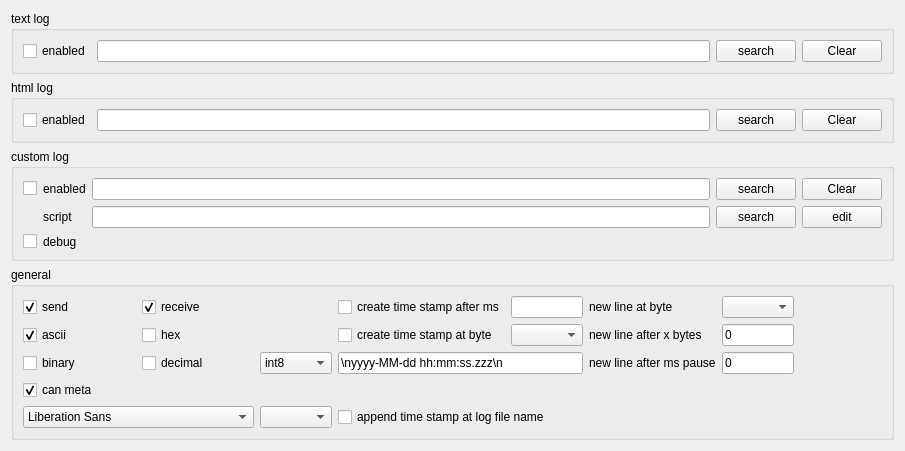
         <widget class="QWidget" name="scrollAreaWidgetContents_2">
          <property name="geometry">
           <rect>
            <x>0</x>
            <y>0</y>
            <width>905</width>
            <height>445</height>
           </rect>
          </property>
          <layout class="QVBoxLayout" name="verticalLayout_11">
           <item>
            <widget class="QGroupBox" name="groupBox_7">
             <property name="title">
              <string>text log</string>
             </property>
             <layout class="QHBoxLayout" name="horizontalLayout_15">
              <item>
               <widget class="QCheckBox" name="TextLogCheckBox">
                <property name="sizePolicy">
                 <sizepolicy hsizetype="Preferred" vsizetype="Preferred">
                  <horstretch>0</horstretch>
                  <verstretch>0</verstretch>
                 </sizepolicy>
                </property>
                <property name="toolTip">
                 <string>enable the text log</string>
                </property>
                <property name="text">
                 <string>enabled</string>
                </property>
               </widget>
              </item>
              <item>
               <widget class="DragDropLineEdit" name="logTextLineEdit">
                <property name="toolTip">
                 <string>the name/path of text log file</string>
                </property>
                <property name="readOnly">
                 <bool>true</bool>
                </property>
               </widget>
              </item>
              <item>
               <widget class="QPushButton" name="logTextLogPushButton">
                <property name="toolTip">
                 <string>search the file to store the log</string>
                </property>
                <property name="text">
                 <string>search</string>
                </property>
               </widget>
              </item>
              <item>
               <widget class="QPushButton" name="ClearTextLogPushButton">
                <property name="maximumSize">
                 <size>
                  <width>16777215</width>
                  <height>16777215</height>
                 </size>
                </property>
                <property name="toolTip">
                 <string>clear the text log</string>
                </property>
                <property name="layoutDirection">
                 <enum>Qt::LeftToRight</enum>
                </property>
                <property name="text">
                 <string>Clear</string>
                </property>
               </widget>
              </item>
             </layout>
            </widget>
           </item>
           <item>
            <widget class="QGroupBox" name="groupBox_6">
             <property name="title">
              <string>html log</string>
             </property>
             <layout class="QHBoxLayout" name="horizontalLayout_8">
              <item>
               <widget class="QCheckBox" name="HtmlLogCheckBox">
                <property name="sizePolicy">
                 <sizepolicy hsizetype="Preferred" vsizetype="Preferred">
                  <horstretch>0</horstretch>
                  <verstretch>0</verstretch>
                 </sizepolicy>
                </property>
                <property name="toolTip">
                 <string>enable the html log</string>
                </property>
                <property name="text">
                 <string>enabled</string>
                </property>
               </widget>
              </item>
              <item>
               <widget class="DragDropLineEdit" name="logHtmlLineEdit">
                <property name="toolTip">
                 <string>the name/path of html log file</string>
                </property>
                <property name="readOnly">
                 <bool>true</bool>
                </property>
               </widget>
              </item>
              <item>
               <widget class="QPushButton" name="logHtmlLogPushButton">
                <property name="toolTip">
                 <string>search the file to store the log</string>
                </property>
                <property name="text">
                 <string>search</string>
                </property>
               </widget>
              </item>
              <item>
               <widget class="QPushButton" name="ClearHtmlLogPushButton">
                <property name="maximumSize">
                 <size>
                  <width>16777215</width>
                  <height>16777215</height>
                 </size>
                </property>
                <property name="toolTip">
                 <string>clear the html log</string>
                </property>
                <property name="layoutDirection">
                 <enum>Qt::LeftToRight</enum>
                </property>
                <property name="text">
                 <string>Clear</string>
                </property>
               </widget>
              </item>
             </layout>
            </widget>
           </item>
           <item>
            <widget class="QGroupBox" name="groupBox_8">
             <property name="title">
              <string>custom log</string>
             </property>
             <layout class="QGridLayout" name="gridLayout">
              <item row="0" column="4">
               <widget class="QPushButton" name="ClearCustomLogPushButton">
                <property name="maximumSize">
                 <size>
                  <width>16777215</width>
                  <height>16777215</height>
                 </size>
                </property>
                <property name="toolTip">
                 <string>clear the custom log</string>
                </property>
                <property name="layoutDirection">
                 <enum>Qt::LeftToRight</enum>
                </property>
                <property name="text">
                 <string>Clear</string>
                </property>
               </widget>
              </item>
              <item row="0" column="2">
               <widget class="DragDropLineEdit" name="logCustomLineEdit">
                <property name="toolTip">
                 <string>the name/path of custom log file</string>
                </property>
                <property name="readOnly">
                 <bool>true</bool>
                </property>
               </widget>
              </item>
              <item row="1" column="2">
               <widget class="DragDropLineEdit" name="logScriptLineEdit">
                <property name="toolTip">
                 <string>script which generates the text for the custom log (see chapter custom console/log scripts for more details)</string>
                </property>
                <property name="readOnly">
                 <bool>true</bool>
                </property>
               </widget>
              </item>
              <item row="0" column="3">
               <widget class="QPushButton" name="logCustomLogPushButton">
                <property name="toolTip">
                 <string>search the file to store the log</string>
                </property>
                <property name="text">
                 <string>search</string>
                </property>
               </widget>
              </item>
              <item row="0" column="0">
               <widget class="QCheckBox" name="logUseCustomLogCheckBox">
                <property name="toolTip">
                 <string>use a custom log</string>
                </property>
                <property name="text">
                 <string/>
                </property>
               </widget>
              </item>
              <item row="1" column="4">
               <widget class="QPushButton" name="logEditScriptPushButton">
                <property name="toolTip">
                 <string>edit the custom log script</string>
                </property>
                <property name="text">
                 <string>edit</string>
                </property>
               </widget>
              </item>
              <item row="0" column="1">
               <widget class="QLabel" name="label_38">
                <property name="toolTip">
                 <string>enable the custom log (see chapter custom console/log scripts for more details)</string>
                </property>
                <property name="text">
                 <string>enabled</string>
                </property>
               </widget>
              </item>
              <item row="1" column="1">
               <widget class="QLabel" name="label_37">
                <property name="toolTip">
                 <string>script which generates the text for the custom log (see chapter custom console/log scripts for more details)</string>
                </property>
                <property name="text">
                 <string>script</string>
                </property>
                <property name="alignment">
                 <set>Qt::AlignLeading|Qt::AlignLeft|Qt::AlignVCenter</set>
                </property>
               </widget>
              </item>
              <item row="1" column="3">
               <widget class="QPushButton" name="logSearchScriptPushButton">
                <property name="toolTip">
                 <string>search the custom log script</string>
                </property>
                <property name="text">
                 <string>search</string>
                </property>
               </widget>
              </item>
              <item row="2" column="0">
               <widget class="QCheckBox" name="logDebugCustomLogCheckBox">
                <property name="toolTip">
                 <string>debug custom log script</string>
                </property>
                <property name="text">
                 <string/>
                </property>
               </widget>
              </item>
              <item row="2" column="1">
               <widget class="QLabel" name="label_27">
                <property name="toolTip">
                 <string>debug custom log script</string>
                </property>
                <property name="text">
                 <string>debug</string>
                </property>
               </widget>
              </item>
             </layout>
            </widget>
           </item>
           <item>
            <widget class="QGroupBox" name="groupBox_5">
             <property name="title">
              <string>general</string>
             </property>
             <layout class="QGridLayout" name="gridLayout_2">
              <item row="0" column="1">
               <widget class="QCheckBox" name="LogWriteReceivedCheckBox">
                <property name="sizePolicy">
                 <sizepolicy hsizetype="Preferred" vsizetype="Preferred">
                  <horstretch>0</horstretch>
                  <verstretch>0</verstretch>
                 </sizepolicy>
                </property>
                <property name="toolTip">
                 <string>write received data into log</string>
                </property>
                <property name="text">
                 <string>receive</string>
                </property>
                <property name="checked">
                 <bool>true</bool>
                </property>
               </widget>
              </item>
              <item row="0" column="3">
               <widget class="QCheckBox" name="logWithTimeStampCheckBox">
                <property name="sizePolicy">
                 <sizepolicy hsizetype="Preferred" vsizetype="Preferred">
                  <horstretch>0</horstretch>
                  <verstretch>0</verstretch>
                 </sizepolicy>
                </property>
                <property name="toolTip">
                 <string>create time stamp after ms</string>
                </property>
                <property name="text">
                 <string>create time stamp after ms</string>
                </property>
               </widget>
              </item>
              <item row="0" column="4">
               <widget class="QLineEdit" name="logWithTimeStampLineEdit">
                <property name="sizePolicy">
                 <sizepolicy hsizetype="Ignored" vsizetype="Fixed">
                  <horstretch>0</horstretch>
                  <verstretch>0</verstretch>
                 </sizepolicy>
                </property>
                <property name="maximumSize">
                 <size>
                  <width>16777215</width>
                  <height>16777215</height>
                 </size>
                </property>
                <property name="toolTip">
                 <string>create time stamp after ms</string>
                </property>
               </widget>
              </item>
              <item row="0" column="5">
               <widget class="QLabel" name="label_17">
                <property name="toolTip">
                 <string>new line at byte</string>
                </property>
                <property name="text">
                 <string>new line at byte</string>
                </property>
               </widget>
              </item>
              <item row="1" column="1">
               <widget class="QCheckBox" name="logShowHexCheckBox">
                <property name="sizePolicy">
                 <sizepolicy hsizetype="Preferred" vsizetype="Preferred">
                  <horstretch>0</horstretch>
                  <verstretch>0</verstretch>
                 </sizepolicy>
                </property>
                <property name="toolTip">
                 <string>write hexadecimal into log</string>
                </property>
                <property name="text">
                 <string>hex</string>
                </property>
               </widget>
              </item>
              <item row="1" column="4">
               <widget class="QComboBox" name="logTimestampAtByteComboBox">
                <property name="maximumSize">
                 <size>
                  <width>16777215</width>
                  <height>16777215</height>
                 </size>
                </property>
                <property name="toolTip">
                 <string>create time stamp at byte</string>
                </property>
               </widget>
              </item>
              <item row="1" column="6">
               <widget class="QLineEdit" name="logNewLineAfterNumberBytes">
                <property name="sizePolicy">
                 <sizepolicy hsizetype="Ignored" vsizetype="Fixed">
                  <horstretch>0</horstretch>
                  <verstretch>0</verstretch>
                 </sizepolicy>
                </property>
                <property name="maximumSize">
                 <size>
                  <width>16777215</width>
                  <height>16777215</height>
                 </size>
                </property>
                <property name="toolTip">
                 <string>new line after x number of sent/received bytes (0=off)</string>
                </property>
                <property name="text">
                 <string>0</string>
                </property>
               </widget>
              </item>
              <item row="2" column="0">
               <widget class="QCheckBox" name="logShowBinaryCheckBox">
                <property name="toolTip">
                 <string>write binary into log</string>
                </property>
                <property name="text">
                 <string>binary</string>
                </property>
               </widget>
              </item>
              <item row="0" column="6">
               <widget class="QComboBox" name="logNewLineAt">
                <property name="maximumSize">
                 <size>
                  <width>16777215</width>
                  <height>16777215</height>
                 </size>
                </property>
                <property name="toolTip">
                 <string>new line at byte</string>
                </property>
                <property name="statusTip">
                 <string>new line at byte</string>
                </property>
               </widget>
              </item>
              <item row="2" column="2">
               <widget class="QComboBox" name="logDecimalsType">
                <property name="toolTip">
                 <string>the type of the decimals in the log</string>
                </property>
                <item>
                 <property name="text">
                  <string>int8</string>
                 </property>
                </item>
                <item>
                 <property name="text">
                  <string>int16</string>
                 </property>
                </item>
                <item>
                 <property name="text">
                  <string>int32</string>
                 </property>
                </item>
                <item>
                 <property name="text">
                  <string>uint8</string>
                 </property>
                </item>
                <item>
                 <property name="text">
                  <string>uint16</string>
                 </property>
                </item>
                <item>
                 <property name="text">
                  <string>uint32</string>
                 </property>
                </item>
               </widget>
              </item>
              <item row="2" column="5">
               <widget class="QLabel" name="label_4">
                <property name="toolTip">
                 <string>new line after x ms send/receive pause (0=off)</string>
                </property>
                <property name="text">
                 <string>new line after ms pause</string>
                </property>
               </widget>
              </item>
              <item row="2" column="6">
               <widget class="QLineEdit" name="logNewLineAfterPause">
                <property name="sizePolicy">
                 <sizepolicy hsizetype="Ignored" vsizetype="Fixed">
                  <horstretch>0</horstretch>
                  <verstretch>0</verstretch>
                 </sizepolicy>
                </property>
                <property name="maximumSize">
                 <size>
                  <width>16777215</width>
                  <height>16777215</height>
                 </size>
                </property>
                <property name="toolTip">
                 <string>new line after x ms send/receive pause (0=off)</string>
                </property>
                <property name="text">
                 <string>0</string>
                </property>
               </widget>
              </item>
              <item row="1" column="5">
               <widget class="QLabel" name="label_3">
                <property name="toolTip">
                 <string>new line after x number of sent/received bytes (0=off)</string>
                </property>
                <property name="text">
                 <string>new line after x bytes</string>
                </property>
               </widget>
              </item>
              <item row="3" column="0">
               <widget class="QCheckBox" name="LogWriteCanMetaCheckBox">
                <property name="toolTip">
                 <string>write can meta information (id and type)</string>
                </property>
                <property name="statusTip">
                 <string/>
                </property>
                <property name="text">
                 <string>can meta</string>
                </property>
                <property name="checked">
                 <bool>true</bool>
                </property>
               </widget>
              </item>
              <item row="2" column="1">
               <widget class="QCheckBox" name="logShowDecimalCheckBox">
                <property name="sizePolicy">
                 <sizepolicy hsizetype="Preferred" vsizetype="Preferred">
                  <horstretch>0</horstretch>
                  <verstretch>0</verstretch>
                 </sizepolicy>
                </property>
                <property name="toolTip">
                 <string>write decimal into log</string>
                </property>
                <property name="text">
                 <string>decimal</string>
                </property>
               </widget>
              </item>
              <item row="4" column="0" colspan="2">
               <widget class="QFontComboBox" name="htmlLogFontComboBox">
                <property name="sizePolicy">
                 <sizepolicy hsizetype="Expanding" vsizetype="Fixed">
                  <horstretch>0</horstretch>
                  <verstretch>0</verstretch>
                 </sizepolicy>
                </property>
                <property name="minimumSize">
                 <size>
                  <width>0</width>
                  <height>0</height>
                 </size>
                </property>
                <property name="maximumSize">
                 <size>
                  <width>16777215</width>
                  <height>16777215</height>
                 </size>
                </property>
                <property name="toolTip">
                 <string>log font</string>
                </property>
                <property name="editable">
                 <bool>false</bool>
                </property>
               </widget>
              </item>
              <item row="4" column="2">
               <widget class="QComboBox" name="htmlLogFontSizeComboBox">
                <property name="sizePolicy">
                 <sizepolicy hsizetype="Preferred" vsizetype="Fixed">
                  <horstretch>0</horstretch>
                  <verstretch>0</verstretch>
                 </sizepolicy>
                </property>
                <property name="minimumSize">
                 <size>
                  <width>0</width>
                  <height>0</height>
                 </size>
                </property>
                <property name="maximumSize">
                 <size>
                  <width>16777215</width>
                  <height>16777215</height>
                 </size>
                </property>
                <property name="toolTip">
                 <string>log font size</string>
                </property>
                <property name="editable">
                 <bool>false</bool>
                </property>
               </widget>
              </item>
              <item row="1" column="0">
               <widget class="QCheckBox" name="logShowAsciiCheckBox">
                <property name="sizePolicy">
                 <sizepolicy hsizetype="Preferred" vsizetype="Preferred">
                  <horstretch>0</horstretch>
                  <verstretch>0</verstretch>
                 </sizepolicy>
                </property>
                <property name="toolTip">
                 <string>write ascii into log</string>
                </property>
                <property name="text">
                 <string>ascii</string>
                </property>
                <property name="checked">
                 <bool>true</bool>
                </property>
               </widget>
              </item>
              <item row="1" column="3">
               <widget class="QCheckBox" name="logTimestampAtByteCheckBox">
                <property name="toolTip">
                 <string>create time stamp at byte</string>
                </property>
                <property name="text">
                 <string>create time stamp at byte</string>
                </property>
               </widget>
              </item>
              <item row="2" column="3" colspan="2">
               <widget class="QLineEdit" name="LogTimestampFormat">
                <property name="sizePolicy">
                 <sizepolicy hsizetype="Minimum" vsizetype="Fixed">
                  <horstretch>0</horstretch>
                  <verstretch>0</verstretch>
                 </sizepolicy>
                </property>
                <property name="maximumSize">
                 <size>
                  <width>16777215</width>
                  <height>16777215</height>
                 </size>
                </property>
                <property name="toolTip">
                 <string>&lt;html&gt;&lt;head/&gt;&lt;body&gt;&lt;p&gt;time stamp format ('optinal new lines (\n)' date and time format (chapter Time format and Date format in the manual) 'optional new lines (\n)'&lt;/p&gt;&lt;p&gt;Example:&lt;/p&gt;&lt;p&gt;\nyyyy-MM-dd hh:mm:ss.zzz\n&lt;/p&gt;&lt;p&gt;Example without date and with spaces in front of the time stamp:&lt;/p&gt;&lt;p&gt;\n       hh:mm:ss\n&lt;/p&gt;&lt;p&gt;&lt;br/&gt;&lt;/p&gt;&lt;/body&gt;&lt;/html&gt;</string>
                </property>
                <property name="text">
                 <string>\nyyyy-MM-dd hh:mm:ss.zzz\n</string>
                </property>
               </widget>
              </item>
              <item row="0" column="0">
               <widget class="QCheckBox" name="LogWriteSendCheckBox">
                <property name="sizePolicy">
                 <sizepolicy hsizetype="Preferred" vsizetype="Preferred">
                  <horstretch>0</horstretch>
                  <verstretch>0</verstretch>
                 </sizepolicy>
                </property>
                <property name="toolTip">
                 <string>write sent data into log</string>
                </property>
                <property name="text">
                 <string>send</string>
                </property>
                <property name="checked">
                 <bool>true</bool>
                </property>
               </widget>
              </item>
              <item row="4" column="3" colspan="2">
               <widget class="QCheckBox" name="logAppendTimestampCheckBox">
                <property name="toolTip">
                 <string>If selected a time stamp is appended at the corresponding log filename.
The time stamp format is: yyyy-MM-dd_hh-mm-ss.

A log file is created if:
- ScriptCommunicator starts and the corresponding log is enabled
- a disabled log has been enabled
- a log filename has been changed
- an enabled log has been cleared
- the reopen button in the mainwindow has been pressed

Note: The reopen buton in the main window is only visible if this option is selected.</string>
                </property>
                <property name="text">
                 <string>append time stamp at log file name</string>
                </property>
               </widget>
              </item>
              <item row="2" column="7">
               <spacer name="horizontalSpacer_2">
                <property name="orientation">
                 <enum>Qt::Horizontal</enum>
                </property>
                <property name="sizeHint" stdset="0">
                 <size>
                  <width>40</width>
                  <height>20</height>
                 </size>
                </property>
               </spacer>
              </item>
             </layout>
            </widget>
           </item>
           <item>
            <spacer name="verticalSpacer_9">
             <property name="orientation">
              <enum>Qt::Vertical</enum>
             </property>
             <property name="sizeHint" stdset="0">
              <size>
               <width>20</width>
               <height>40</height>
              </size>
             </property>
            </spacer>
           </item>
          </layout>
         </widget>
